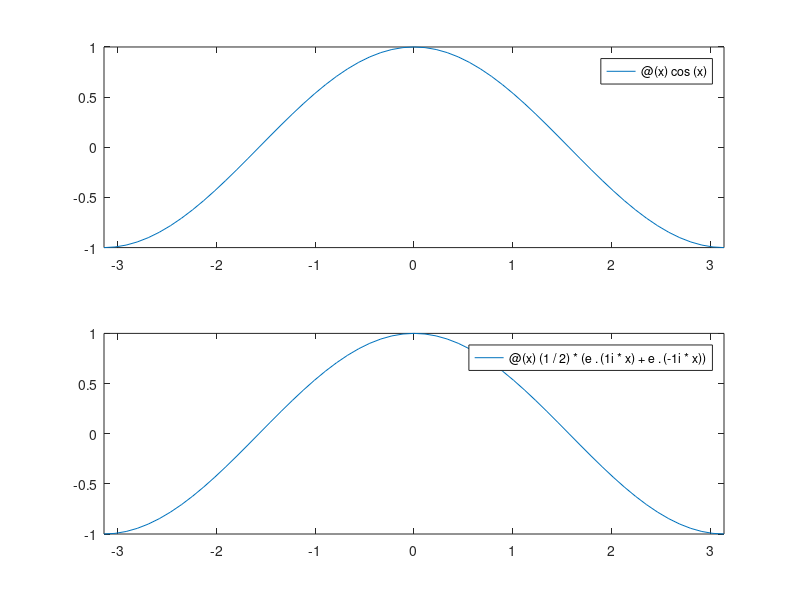

The MATLAB source for this figure:
% FASP - Sheet2 - Giulia Baldini, Luis Fernandes, Agustin Vargas

function Sheet2Exercise3_3()
%% 
  % Outputs:
  % Plots two functions for comparison
  function1 = @(x) cos(x);
  function2 = @(x) (1/2)*(e.^(1i*x)+ e.^(-1i*x));
  
  limits = [-pi, pi];
  
  %% Plotting
  subplot(2, 1, 1)
  fplot(function1, limits)
  subplot(2,1,2)
  fplot(function2, limits)
  
end
